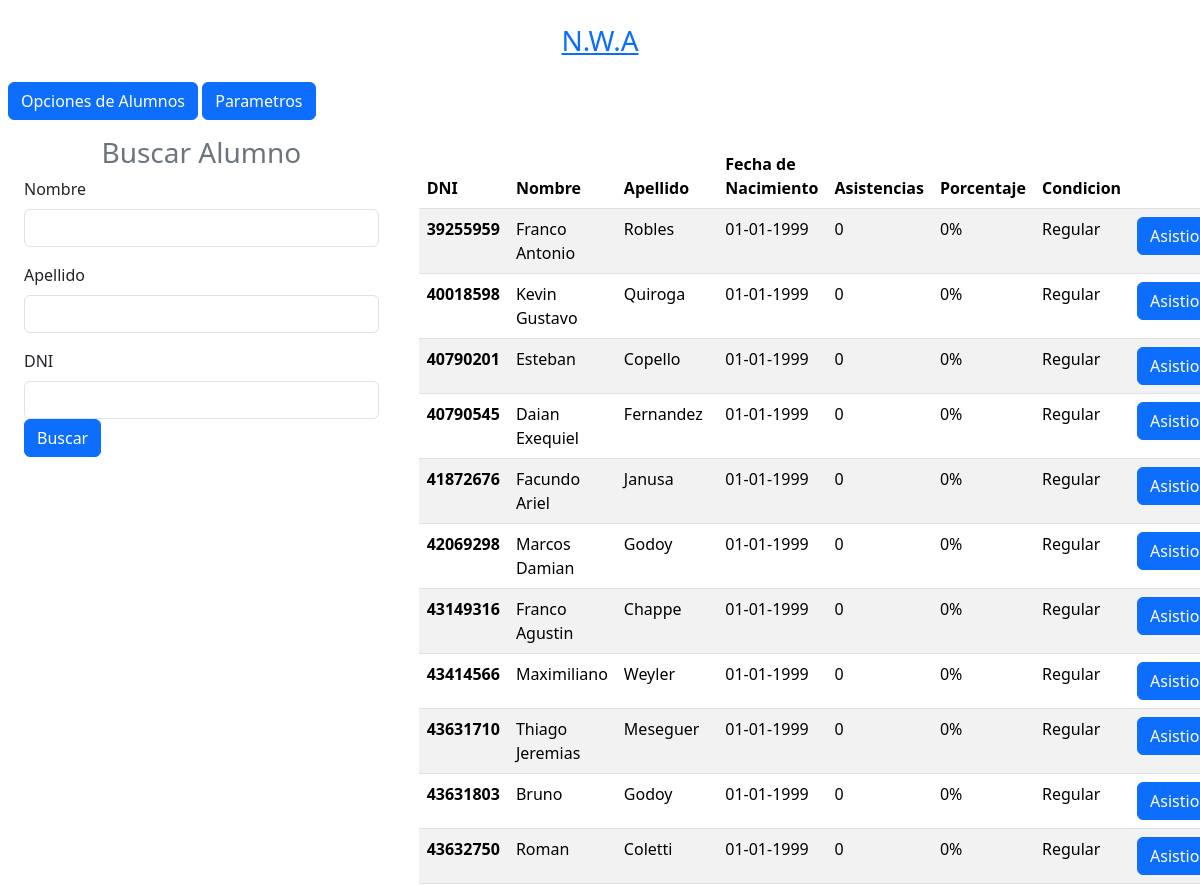
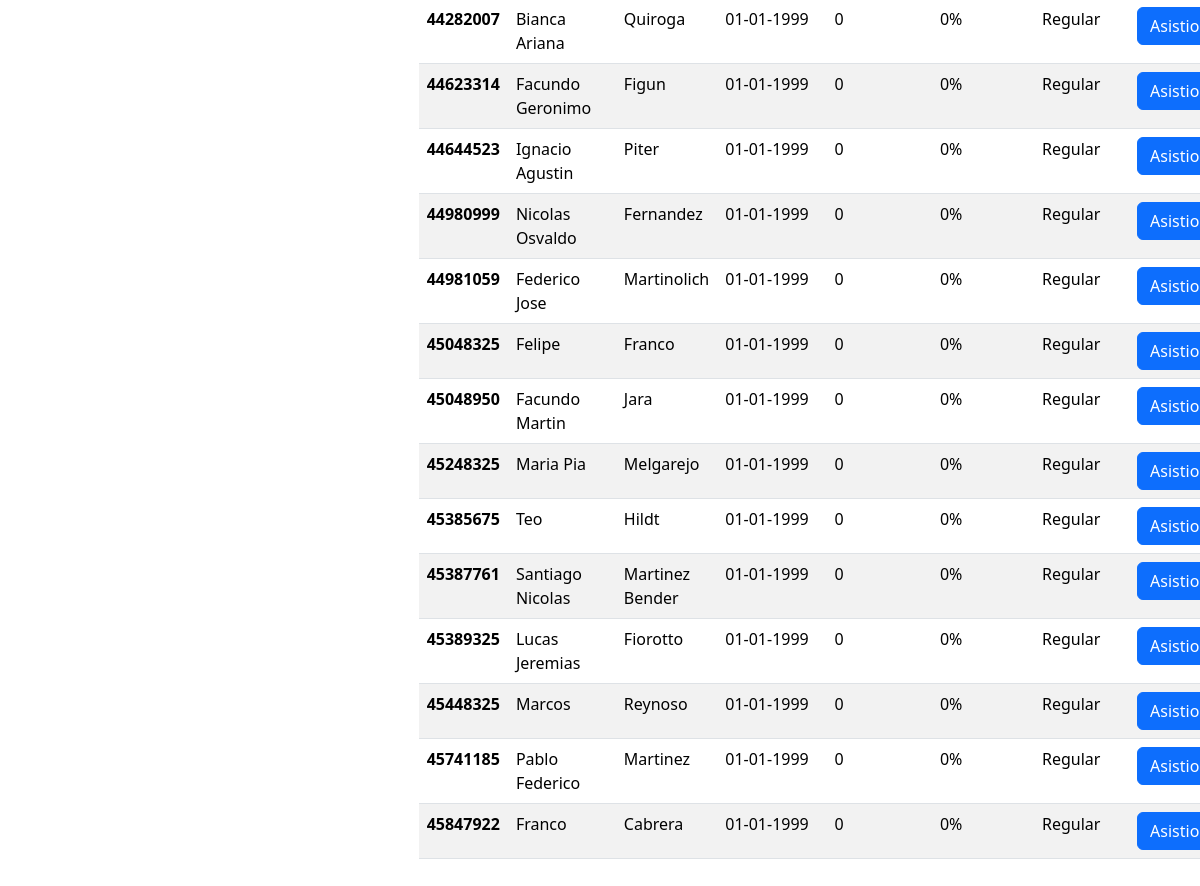
The app's page /home.php with its own data (2 pictures, top to bottom).
### tables this page shows
CREATE TABLE Alumno (
    alumn_DNI INT PRIMARY KEY,
    nombre VARCHAR(100) NOT NULL,
    apellido VARCHAR(100) NOT NULL,
    asistencias INT DEFAULT 0,
    fecha_nac DATE
);

### Alumno/buscarAlumno.php (called while the page is built, shortened)
<?php
            function buscarAlumno(){
                try {
                    $BD = Conexion::connect();
                    $query = 'SELECT alumn_DNI, nombre, apellido, asistencias, DATE_FORMAT(fecha_nac, "%d-%m-%Y") AS fecha_nac FROM alumno WHERE 1';
                    $stmt = $BD->prepare($query);
                    $stmt->execute();
                    $result = $stmt->get_result();
                    $alumnos = $result->fetch_all(MYSQLI_ASSOC);
                }catch (PDOException $e) {
                    die("Error: " . $e->getMessage());
                }
                return $alumnos;
            }
?>

### Alumno/Alumno.php (the view, shortened to what this page needs)
<?php
    class Alumno{
        public $alumn_DNI;
        function __construct($alumn_DNI,$nombre,$apellido,$fecha_nac,$asistencias){
            $this->alumn_DNI=$alumn_DNI;
            $this->nombre=$nombre;
            $this->apellido=$apellido;
            $this->fecha_nac=$fecha_nac;
        }
        public function mostrarAlumnos($alumno){?>
            <tr>
                <th class="porcentajeAlumno"  scope="row"><?php echo $alumno->alumn_DNI; ?></th>
                <td><?php echo $alumno->nombre; ?></td>
                <td><?php echo $alumno->apellido; ?></td>
                <td><?php echo $alumno->fecha_nac; ?></td>
                <td><?php $alumno->actualizarAsistencias();
                            echo $alumno->asistencias; ?></td>
                <td ><?php echo $alumno->alumnoPorcentaje($alumno) . "%"; ?></td>
                <td ><?php echo $alumno->condicionAlumno($alumno); ?></td>
                <td>
                    <a class="btn btn-small btn-primary" href="Alumno/Asistencia.php?alumn_DNI=<?= $alumno->alumn_DNI ?>">Asistio</a>
                </td>
            </tr>
        <?php
        }
            ?><tr>
            <?php
        public function alumnoPorcentaje($alumno)
        {
            try {
                $BD = Conexion::connect();
                $prof_DNI=123;
                $query = 'SELECT diasClases, porcentajeLibre, porcentajePromocion FROM profesor WHERE prof_DNI = ?';
                $stmt = $BD->prepare($query);
                $stmt->bind_param("i", $prof_DNI);
                $stmt->execute();
                $result = $stmt->get_result();
                $profesor = $result->fetch_all(MYSQLI_ASSOC);
                if (!empty($profesor) && isset($profesor[0]['diasClases'])) {
                    $diasClases = $profesor[0]['diasClases'];
                    $porcentaje = $alumno->asistencias * 100;
                    $porcentaje = $porcentaje / $diasClases;
                    $porcentaje = round($porcentaje, 0);
                } else {
                    $porcentaje = 0;
                }
            } catch (PDOException $e) {
                $e;
            }
            return $porcentaje;
        }
public function condicionAlumno($alumno) {
    try {
        $BD = Conexion::connect();
        $prof_DNI = 123;
        $query = 'SELECT porcentajeLibre, porcentajePromocion FROM profesor WHERE prof_DNI = ?';
        $stmt = $BD->prepare($query);
        $stmt->bind_param("i", $prof_DNI);
        $stmt->execute();
        $result = $stmt->get_result();
        $condicion="Regular";
    } catch (PDOException $e) {
        $e;
    }
    return $condicion;
}
    public function actualizarAsistencias() {
        try {
            $BD = Conexion::connect();
            $query = 'SELECT COUNT(*) as asistencias FROM Asistencia WHERE alumno_FK = ?';
            $stmt = $BD->prepare($query);
            $stmt->bind_param("i", $this->alumn_DNI);
            $stmt->execute();
            $result = $stmt->get_result();
            $row = $result->fetch_assoc();
            if ($row && isset($row['asistencias'])) {
                $this->asistencias = $row['asistencias'];
            }
            } catch (mysqli_sql_exception $e) {
            die("Error: " . $e->getMessage());
        }
    }
    }
?>

### home.php (shortened to what this page needs)
<?php
require_once("Alumno/Alumno.php");
require_once("Alumno/buscarAlumno.php");
?>
<!DOCTYPE html>
<html lang="esp">
<head>
    <link rel="stylesheet" href="Bootstrap/css/bootstrap.min.css" />
</head>
<body class="p-2">
    <a href="home.php">
        <h3 class=" text-center p-3">N.W.A</h3>
    </a>
    <a href="Alumno\insertAlumno.PHP" class="btn btn-small btn-primary">Opciones de Alumnos</a>
    <a href="Asistencias\clases.PHP" class="btn btn-small btn-primary">Parametros</a>
    <div class="container-fluid row">
        <form method="POST" action="home.php" class="col-4 p-3">
            <h3 class="text-center text-secondary">Buscar Alumno</h3>
            <div class="mb-3">
                <label for="nombre_alumno" class="form-label">Nombre</label>
                <input type="text" class="form-control" id="nombre_alumno" name="nombre" onkeydown="validarTecla(event)" />
            </div>
            <div class="mb-3">
                <label for="apellido_alumno" class="form-label">Apellido</label>
                <input type="text" class="form-control" id="apellido_alumno" name="apellido" onkeydown="validarTecla(event)" />
            </div>
            <div class="mb-3">
                <label for="DNI" class="form-label">DNI</label>
                <input type="text" class="form-control" id="alumn_DNI" name="alumn_DNI" onkeydown="validarNumerosTecla(event)"/>
                <button type="submit" class="btn btn-primary" name="btnRegistrar" value="ok">
                    Buscar
                </button>
            </div>
        </form>
        <div class="col-8 p-4">
            <table class="table table-striped">
                <thead>
                    <tr>
                        <th scope="col">DNI</th>
                        <th scope="col">Nombre</th>
                        <th scope="col">Apellido</th>
                        <th scope="col">Fecha de Nacimiento</th>
                        <th scope="col">Asistencias</th>
                        <th scope="col">Porcentaje</th>
                        <th scope="col">Condicion</th>
                        <th scope="col"></th>
                    </tr>
                </thead>
                <tbody>
                    <?php
                    $alumnos = buscarAlumno();
                    foreach ($alumnos as $alumno_data) {
                        $alumno = new Alumno($alumno_data['alumn_DNI'], $alumno_data['nombre'], $alumno_data['apellido'], $alumno_data['fecha_nac'], $alumno_data['asistencias']);
                        $alumno->mostrarAlumnos($alumno);
                    }
                    ?>
                </tbody>
            </table>
        </div>
    </div>
</body>
</html>

### records on screen
alumno: alumn_DNI "39255959", nombre "Franco Antonio", apellido "Robles", fecha_nac "01-01-1999", asistencias "0", alumnoPorcentaje "0", condicionAlumno "Regular"
alumno: alumn_DNI "40018598", nombre "Kevin Gustavo", apellido "Quiroga", fecha_nac "01-01-1999", asistencias "0", alumnoPorcentaje "0", condicionAlumno "Regular"
alumno: alumn_DNI "40790201", nombre "Esteban", apellido "Copello", fecha_nac "01-01-1999", asistencias "0", alumnoPorcentaje "0", condicionAlumno "Regular"
alumno: alumn_DNI "40790545", nombre "Daian Exequiel", apellido "Fernandez", fecha_nac "01-01-1999", asistencias "0", alumnoPorcentaje "0", condicionAlumno "Regular"
alumno: alumn_DNI "41872676", nombre "Facundo Ariel", apellido "Janusa", fecha_nac "01-01-1999", asistencias "0", alumnoPorcentaje "0", condicionAlumno "Regular"
alumno: alumn_DNI "42069298", nombre "Marcos Damian", apellido "Godoy", fecha_nac "01-01-1999", asistencias "0", alumnoPorcentaje "0", condicionAlumno "Regular"
alumno: alumn_DNI "43149316", nombre "Franco Agustin", apellido "Chappe", fecha_nac "01-01-1999", asistencias "0", alumnoPorcentaje "0", condicionAlumno "Regular"
alumno: alumn_DNI "43414566", nombre "Maximiliano", apellido "Weyler", fecha_nac "01-01-1999", asistencias "0", alumnoPorcentaje "0", condicionAlumno "Regular"
alumno: alumn_DNI "43631710", nombre "Thiago Jeremias", apellido "Meseguer", fecha_nac "01-01-1999", asistencias "0", alumnoPorcentaje "0", condicionAlumno "Regular"
alumno: alumn_DNI "43631803", nombre "Bruno", apellido "Godoy", fecha_nac "01-01-1999", asistencias "0", alumnoPorcentaje "0", condicionAlumno "Regular"
alumno: alumn_DNI "43632750", nombre "Roman", apellido "Coletti", fecha_nac "01-01-1999", asistencias "0", alumnoPorcentaje "0", condicionAlumno "Regular"
alumno: alumn_DNI "44282007", nombre "Bianca Ariana", apellido "Quiroga", fecha_nac "01-01-1999", asistencias "0", alumnoPorcentaje "0", condicionAlumno "Regular"
alumno: alumn_DNI "44623314", nombre "Facundo Geronimo", apellido "Figun", fecha_nac "01-01-1999", asistencias "0", alumnoPorcentaje "0", condicionAlumno "Regular"
alumno: alumn_DNI "44644523", nombre "Ignacio Agustin", apellido "Piter", fecha_nac "01-01-1999", asistencias "0", alumnoPorcentaje "0", condicionAlumno "Regular"
alumno: alumn_DNI "44980999", nombre "Nicolas Osvaldo", apellido "Fernandez", fecha_nac "01-01-1999", asistencias "0", alumnoPorcentaje "0", condicionAlumno "Regular"
alumno: alumn_DNI "44981059", nombre "Federico Jose", apellido "Martinolich", fecha_nac "01-01-1999", asistencias "0", alumnoPorcentaje "0", condicionAlumno "Regular"
alumno: alumn_DNI "45048325", nombre "Felipe", apellido "Franco", fecha_nac "01-01-1999", asistencias "0", alumnoPorcentaje "0", condicionAlumno "Regular"
alumno: alumn_DNI "45048950", nombre "Facundo Martin", apellido "Jara", fecha_nac "01-01-1999", asistencias "0", alumnoPorcentaje "0", condicionAlumno "Regular"
alumno: alumn_DNI "45248325", nombre "Maria Pia", apellido "Melgarejo", fecha_nac "01-01-1999", asistencias "0", alumnoPorcentaje "0", condicionAlumno "Regular"
alumno: alumn_DNI "45385675", nombre "Teo", apellido "Hildt", fecha_nac "01-01-1999", asistencias "0", alumnoPorcentaje "0", condicionAlumno "Regular"
alumno: alumn_DNI "45387761", nombre "Santiago Nicolas", apellido "Martinez Bender", fecha_nac "01-01-1999", asistencias "0", alumnoPorcentaje "0", condicionAlumno "Regular"
alumno: alumn_DNI "45389325", nombre "Lucas Jeremias", apellido "Fiorotto", fecha_nac "01-01-1999", asistencias "0", alumnoPorcentaje "0", condicionAlumno "Regular"
alumno: alumn_DNI "45448325", nombre "Marcos", apellido "Reynoso", fecha_nac "01-01-1999", asistencias "0", alumnoPorcentaje "0", condicionAlumno "Regular"
alumno: alumn_DNI "45741185", nombre "Pablo Federico", apellido "Martinez", fecha_nac "01-01-1999", asistencias "0", alumnoPorcentaje "0", condicionAlumno "Regular"
alumno: alumn_DNI "45847922", nombre "Franco", apellido "Cabrera", fecha_nac "01-01-1999", asistencias "0", alumnoPorcentaje "0", condicionAlumno "Regular"
